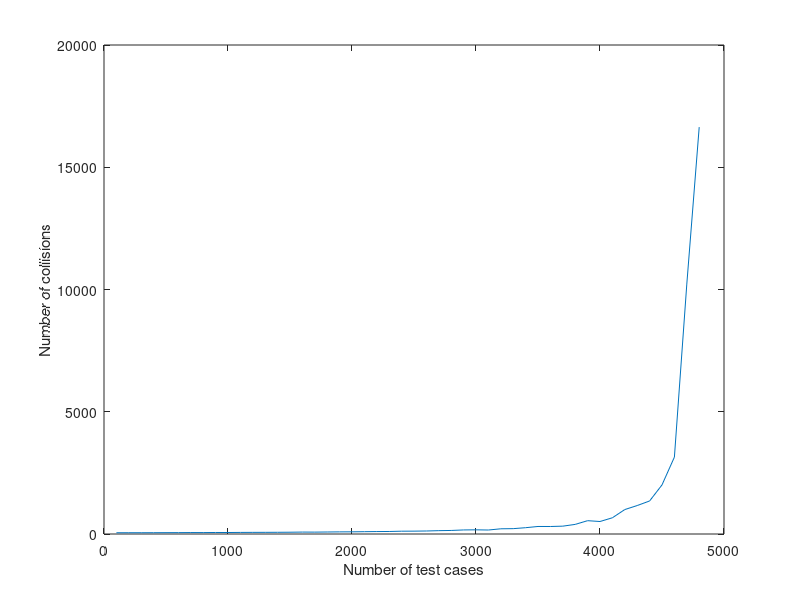
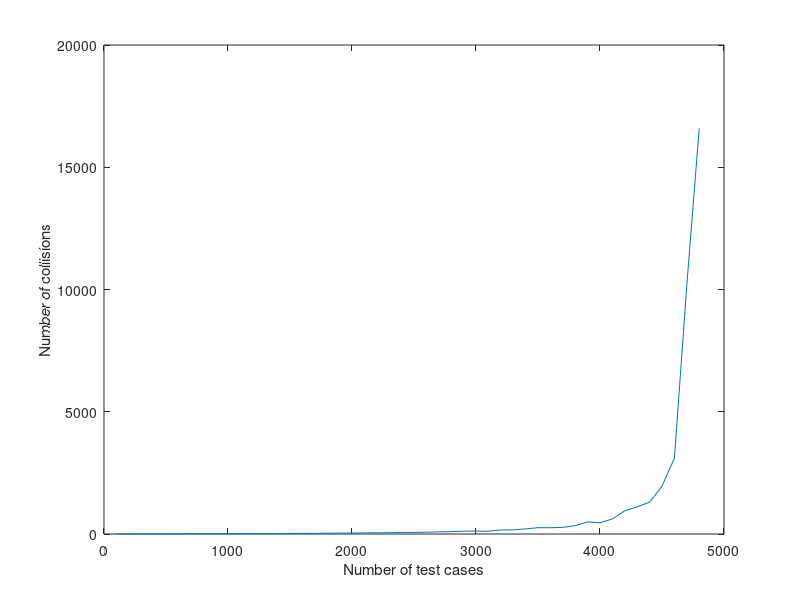
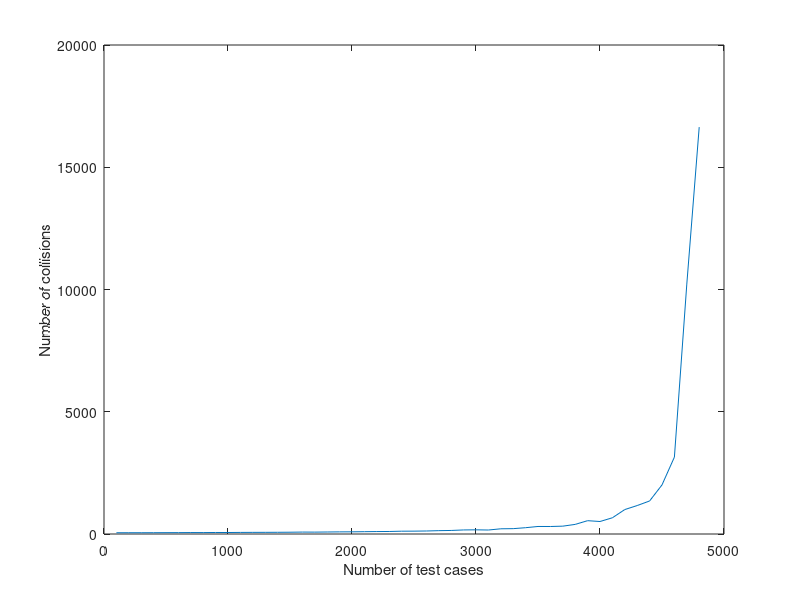
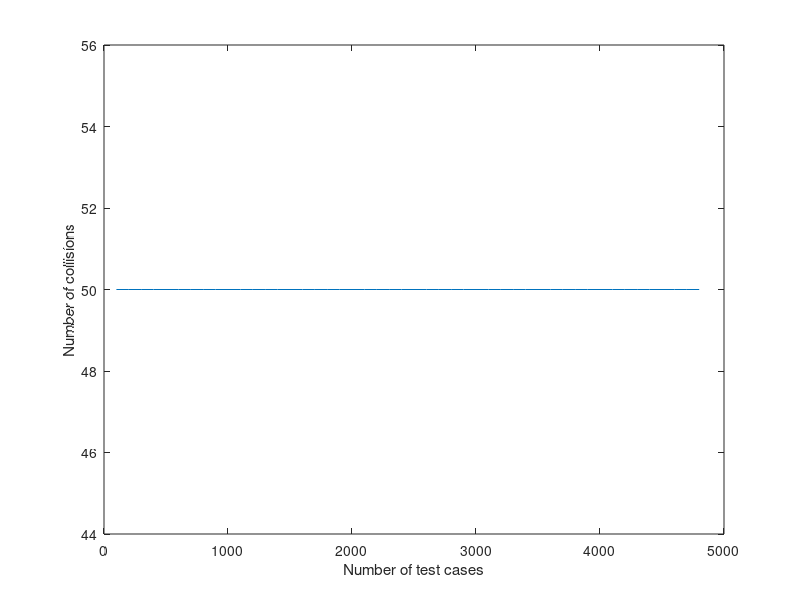

Recreate these plots in MATLAB, in order.
data = [51,52,52,53,55,56,59,58,62,61,65,67,68,70,73,79,77,82,87,89,95,100,103,115,117,123,137,145,166,171,163,213,219,258,308,307,321,393,545,511,664,1000,1164,1351,2008,3145,10221,16642,
1,2,2,3,5,6,9,8,12,11,15,17,18,20,23,29,27,32,37,39,45,50,53,65,67,73,87,95,116,121,113,163,169,208,258,257,271,343,495,461,614,950,1114,1301,1958,3095,10171,16592,
51,52,52,53,55,56,59,58,62,61,65,67,68,70,73,79,77,82,87,89,95,100,103,115,117,123,137,145,166,171,163,213,219,258,308,307,321,393,545,511,664,1000,1164,1351,2008,3145,10221,16642,
50,50,50,50,50,50,50,50,50,50,50,50,50,50,50,50,50,50,50,50,50,50,50,50,50,50,50,50,50,50,50,50,50,50,50,50,50,50,50,50,50,50,50,50,50,50,50,50,
51,51,52,53,54,55,57,56,58,58,61,60,61,62,62,65,64,67,68,67,68,69,70,72,73,73,76,72,76,77,75,82,79,80,79,81,83,85,86,86,86,88,88,88,89,91,95,92,
101,101,102,103,104,105,106,106,108,107,111,110,111,111,112,114,114,116,118,117,117,118,119,122,122,122,126,122,126,127,125,132,129,129,129,131,133,135,136,135,135,138,138,138,139,141,144,142,
51,51,52,66,113,55,56,55,60,67,70,138,86,82,128,255,75,65,141,89,102,67,68,90,77,85,260,71,108,110,144,270,333,95,77,105,148,109,132,103,189,207,156,150,107,115,141,374,
50,50,50,53,61,50,50,50,51,53,54,94,60,57,89,94,54,52,95,60,62,52,53,62,55,58,99,53,64,64,96,93,100,63,56,63,99,73,71,67,96,90,77,100,70,76,94,99,
100,100,100,100,100,100,100,100,100,100,100,100,100,100,100,100,100,100,100,100,100,100,100,100,100,100,100,100,100,100,100,100,100,100,100,100,100,100,100,100,100,100,100,100,100,100,100,100,
102,104,105,107,111,112,116,114,120,119,128,125,129,131,134,141,138,146,152,155,157,158,166,172,180,178,192,186,205,210,202,229,237,248,264,281,284,301,344,356,378,428,488,538,652,747,1102,1646,
52,54,55,57,61,62,66,64,70,69,78,75,79,81,84,91,88,96,102,105,107,108,116,122,130,128,142,136,155,160,152,179,187,198,214,231,234,251,294,306,328,378,438,488,602,697,1052,1596,
102,104,105,107,111,112,116,114,120,119,128,125,129,131,134,141,138,146,152,155,157,158,166,172,180,178,192,186,205,210,202,229,237,248,264,281,284,301,344,356,378,428,488,538,652,747,1102,1646];

testNum = zeros(1,48);
for i = 1:48
    testNum(i) = i * 100;
end

figure,
for i = 1:12
    if i >= 7 && i <= 9
        continue;
    end
%     subplot(4,3,i)
    figure,
    plot(testNum, data(i,:));
    xlabel("Number of test cases");
    ylabel("Number of collisions");
end
